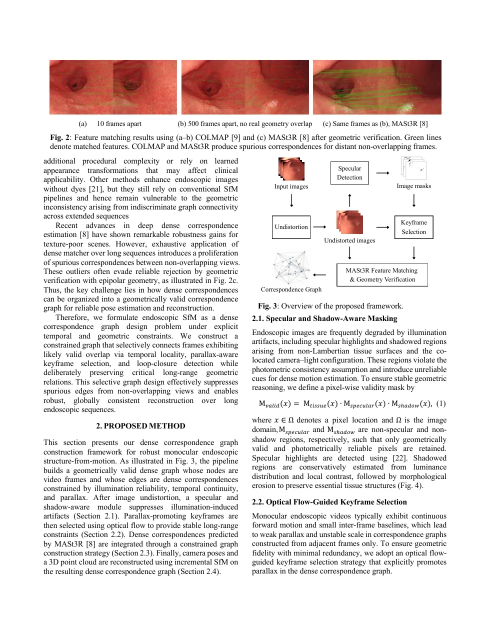
#> input picture figures/paper-1.webp, 980 x 1268 px, found by its file name (shown at 1/2 size); its folder holds 4 pictures in this run
$ python make_demo.py
#> lines starting #> are read from the running program, lines starting #| are printed output that depends on the picture
#!/usr/bin/env python3
"""Build a short paper-faithful demo (no reuse of the old Demov4 file)."""

from __future__ import annotations

import math
import shutil
import subprocess
from pathlib import Path

import numpy as np
import open3d as o3d
from PIL import Image, ImageDraw, ImageFont

ROOT = Path("/home/arthur/EndoCDCG")
DOCS = ROOT / "docs"
FRAMES = ROOT / "tools" / ".cache" / "demo_frames"
W, H, FPS = 1280, 720, 30

INK = (28, 25, 22)
PAPER = (247, 245, 241)
ACCENT = (139, 46, 46)
MUTED = (92, 86, 78)


def font(size: int, bold: bool = False) -> ImageFont.FreeTypeFont:
    candidates = [
        "/usr/share/fonts/truetype/dejavu/DejaVuSerif-Bold.ttf" if bold else "/usr/share/fonts/truetype/dejavu/DejaVuSerif.ttf",
        "/usr/share/fonts/truetype/dejavu/DejaVuSans.ttf",
    ]
    for p in candidates:
        if Path(p).exists():
            return ImageFont.truetype(p, size)
    return ImageFont.load_default()


def slide(lines: list[tuple[str, int, bool]], subtitle: str | None = None) -> Image.Image:
    im = Image.new("RGB", (W, H), PAPER)
    d = ImageDraw.Draw(im)
    d.rectangle((0, 0, 12, H), fill=ACCENT)
    y = 160
    for text, size, bold in lines:
        f = font(size, bold)
        bbox = d.textbbox((0, 0), text, font=f)
        x = (W - (bbox[2] - bbox[0])) // 2
        d.text((x, y), text, font=f, fill=INK)
        y += size + 18
    if subtitle:
        f = font(28, False)
        bbox = d.textbbox((0, 0), subtitle, font=f)
        x = (W - (bbox[2] - bbox[0])) // 2
        d.text((x, H - 90), subtitle, font=f, fill=MUTED)
    return im


def write_still(im: Image.Image, stem: str, seconds: float) -> Path:
    FRAMES.mkdir(parents=True, exist_ok=True)
    path = FRAMES / f"{stem}.png"
    im.save(path)
    n = max(1, int(round(seconds * FPS)))
    seq = FRAMES / stem
    seq.mkdir(exist_ok=True)
    for i in range(n):
        shutil.copy(path, seq / f"{i:04d}.png")
    return seq


def paper_panel(page: int, caption: str, seconds: float) -> Path:
    src = DOCS / "figures" / f"paper-{page}.webp"
    im = Image.new("RGB", (W, H), PAPER)
    fig = Image.open(src).convert("RGB")
    fig.thumbnail((1180, 560))
    im.paste(fig, ((W - fig.width) // 2, 70))
    d = ImageDraw.Draw(im)
    d.rectangle((0, 0, 12, H), fill=ACCENT)
    f = font(26, True)
    d.text((40, 24), caption, font=f, fill=INK)
    return write_still(im, f"paper{page}", seconds)


def parse_pnts(path: Path) -> tuple[np.ndarray, np.ndarray]:
    raw = path.read_bytes()
    n = int.from_bytes(raw[4:8], "little")
    mn = np.frombuffer(raw, dtype="<f4", count=3, offset=8)
    mx = np.frombuffer(raw, dtype="<f4", count=3, offset=20)
    span = np.maximum(mx - mn, 1e-8)
    body = np.frombuffer(raw, dtype="<u2", offset=32).reshape(n, 5)
    xyz = mn + (body[:, :3].astype(np.float64) / 65535.0) * span
    r = body[:, 3] & 0xFF
    g = (body[:, 3] >> 8) & 0xFF
    b = body[:, 4] & 0xFF
    rgb = np.stack([r, g, b], 1).astype(np.float64) / 255.0
    return xyz.astype(np.float32), rgb.astype(np.float32)


def render_orbit(points_bin: Path, gt_glb: Path | None, stem: str, seconds: float, split: bool) -> Path:
    xyz, rgb = parse_pnts(points_bin)
    rng = np.random.default_rng(0)
    if len(xyz) > 80000:
        idx = rng.choice(len(xyz), 80000, replace=False)
        xyz, rgb = xyz[idx], rgb[idx]
    pcd = o3d.geometry.PointCloud()
    pcd.points = o3d.utility.Vector3dVector(xyz.astype(np.float64))
    pcd.colors = o3d.utility.Vector3dVector(rgb.astype(np.float64))

    renderer = o3d.visualization.rendering.OffscreenRenderer(W, H)
    scene = renderer.scene
    scene.set_background([0.07, 0.07, 0.08, 1.0])
    mat = o3d.visualization.rendering.MaterialRecord()
    mat.shader = "defaultUnlit"
    mat.point_size = 2.5
    scene.add_geometry("pcd", pcd, mat)

    if split and gt_glb and gt_glb.exists():
        mesh = o3d.io.read_triangle_mesh(str(gt_glb))
        mesh.compute_vertex_normals()
        mesh.paint_uniform_color([0.85, 0.55, 0.42])
        mm = o3d.visualization.rendering.MaterialRecord()
        mm.shader = "defaultLit"
        mm.base_color = [0.85, 0.55, 0.42, 1.0]
        scene.add_geometry("gt", mesh, mm)

    bounds = pcd.get_axis_aligned_bounding_box()
    center = bounds.get_center()
    extent = max(float(np.linalg.norm(bounds.get_extent())), 1e-3)
    eye0 = center + np.array([0.15 * extent, 0.2 * extent, 1.15 * extent])
    n = max(1, int(round(seconds * FPS)))
    out = FRAMES / stem
    out.mkdir(parents=True, exist_ok=True)
    for i in range(n):
        ang = 2 * math.pi * i / n
        c, s = math.cos(ang), math.sin(ang)
        eye = center + np.array([1.15 * extent * s, 0.18 * extent, 1.15 * extent * c])
        renderer.setup_camera(55.0, center, eye, [0, 1, 0])
        img = renderer.render_to_image()
        Image.fromarray(np.asarray(img)).save(out / f"{i:04d}.png")
    return out


def concat(seqs: list[Path], dest: Path) -> None:
    listfile = FRAMES / "list.txt"
    # encode each seq then concat
    parts = []
    for i, seq in enumerate(seqs):
        mp4 = FRAMES / f"part{i}.mp4"
        subprocess.check_call(
            [
                "ffmpeg", "-y", "-framerate", str(FPS), "-i", str(seq / "%04d.png"),
                "-c:v", "libx264", "-pix_fmt", "yuv420p", "-crf", "20", str(mp4),
            ],
            stdout=subprocess.DEVNULL,
            stderr=subprocess.DEVNULL,
        )
        parts.append(mp4)
    listfile.write_text("".join(f"file '{p}'\n" for p in parts))
    dest.parent.mkdir(parents=True, exist_ok=True)
    subprocess.check_call(
        [
            "ffmpeg", "-y", "-f", "concat", "-safe", "0", "-i", str(listfile),
            "-c:v", "libx264", "-pix_fmt", "yuv420p", "-crf", "22",
            "-movflags", "+faststart", str(dest),
        ]
    )


def main() -> None:
    if FRAMES.exists():
        shutil.rmtree(FRAMES)
    FRAMES.mkdir(parents=True)

    seqs = []
    seqs.append(write_still(
        slide(
            [
                ("IEEE ICIP 2026", 28, True),
                ("Constrained Dense Correspondence Graphs", 36, True),
                ("for Robust Endoscopic Structure-from-Motion", 30, False),
                ("Lin, Han, Yen, Chen  ·  NTU / NTUH", 24, False),
            ]
        ),
        "title",
        4.0,
    ))
#> in slide, `im = Image.new("RGB", (W, H), PAPER)`:
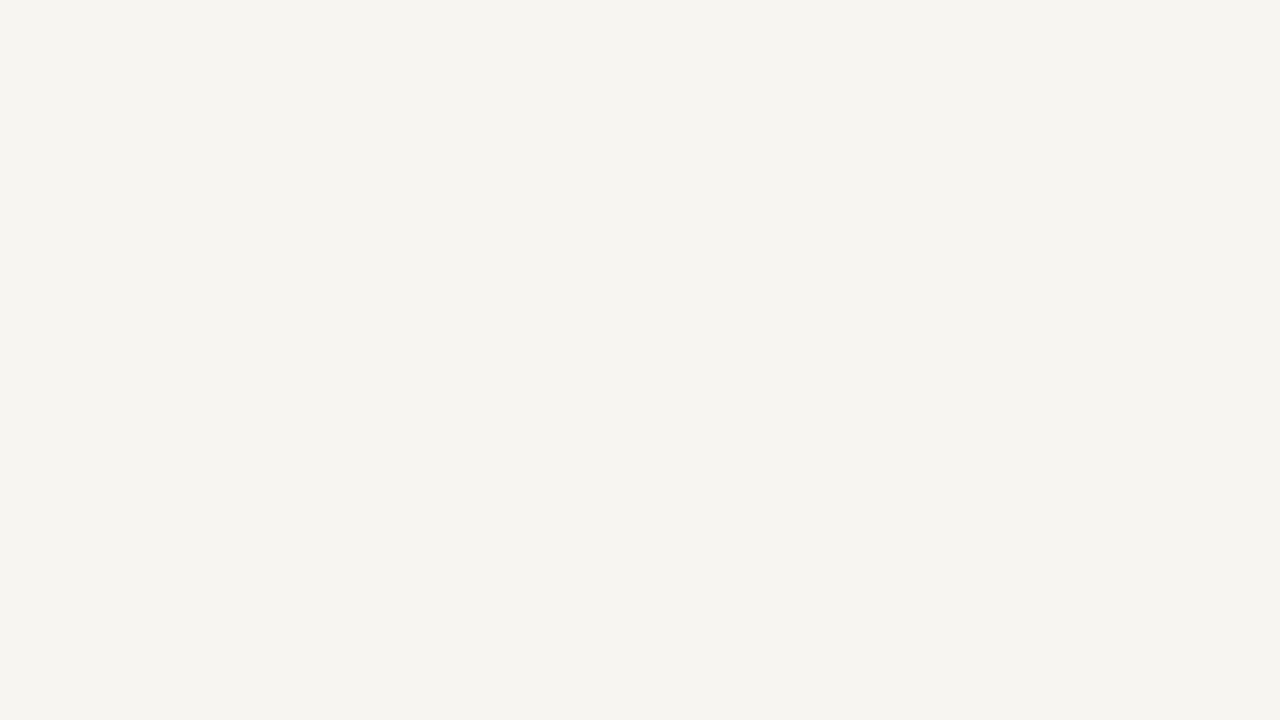
#> im: PIL image 1280x720 RGB; mean R, G, B 247, 245, 241
#> the loop in slide, `for text, size, bold in lines:` made 4 passes
#> (bbox, x) on passes 1 to 4: ((0, 7, 244, 27), 518), ((0, 7, 880, 41), 200), ((0, 5, 700, 34), 290), ((0, 5, 439, 26), 420)
#> after the loop in slide, `for text, size, bold in lines:`: y = 350
    seqs.append(paper_panel(1, "Problem: dense matchers invent edges between non-overlapping views", 5.0))
#> in paper_panel, fig is the input picture: PIL image 980x1268 RGB; mean R, G, B 232.8, 226.2, 224.9
#> call 2 of write_still, with stem = 'paper1', seconds = 5
#> in write_still (call 2), `im.save(path)`:
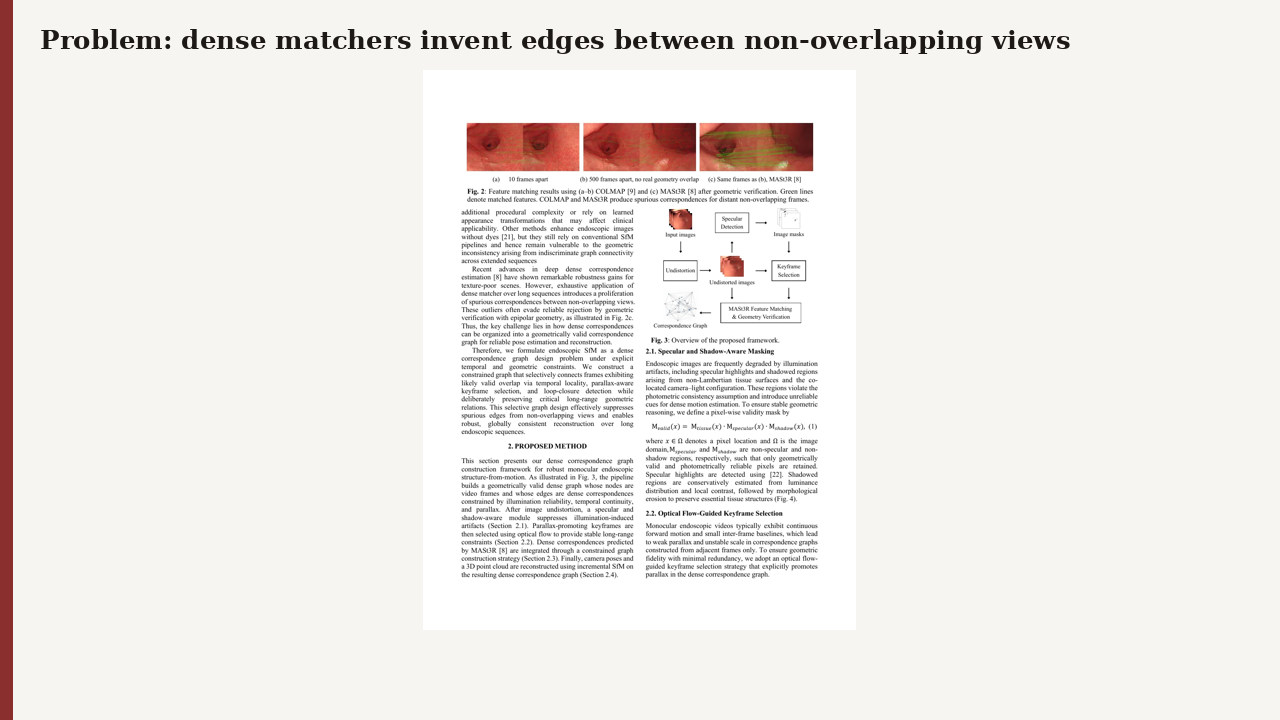
#> saved as paper1.png: PIL image 1280x720 RGB; mean R, G, B 240.5, 236.4, 233.1
    seqs.append(write_still(
        slide(
            [
                ("Constrained graph, not exhaustive matching", 32, True),
                ("E_local   temporal window", 28, False),
                ("E_keyframe   flow-selected parallax", 28, False),
                ("E_loop   CosPlace revisits", 28, False),
                ("Then incremental COLMAP SfM", 28, False),
            ]
        ),
        "method",
        6.0,
    ))
#> the loop in slide (call 2), `for text, size, bold in lines:` made 5 passes
#> (bbox, x) on passes 1 to 5: ((0, 6, 800, 38), 240), ((0, 5, 375, 33), 452), ((0, 5, 505, 33), 387), ((0, 5, 364, 33), 458), ((0, 5, 458, 26), 411)
#> call 3 of write_still, with stem = 'method', seconds = 6
#> in write_still (call 3), `im.save(path)`:
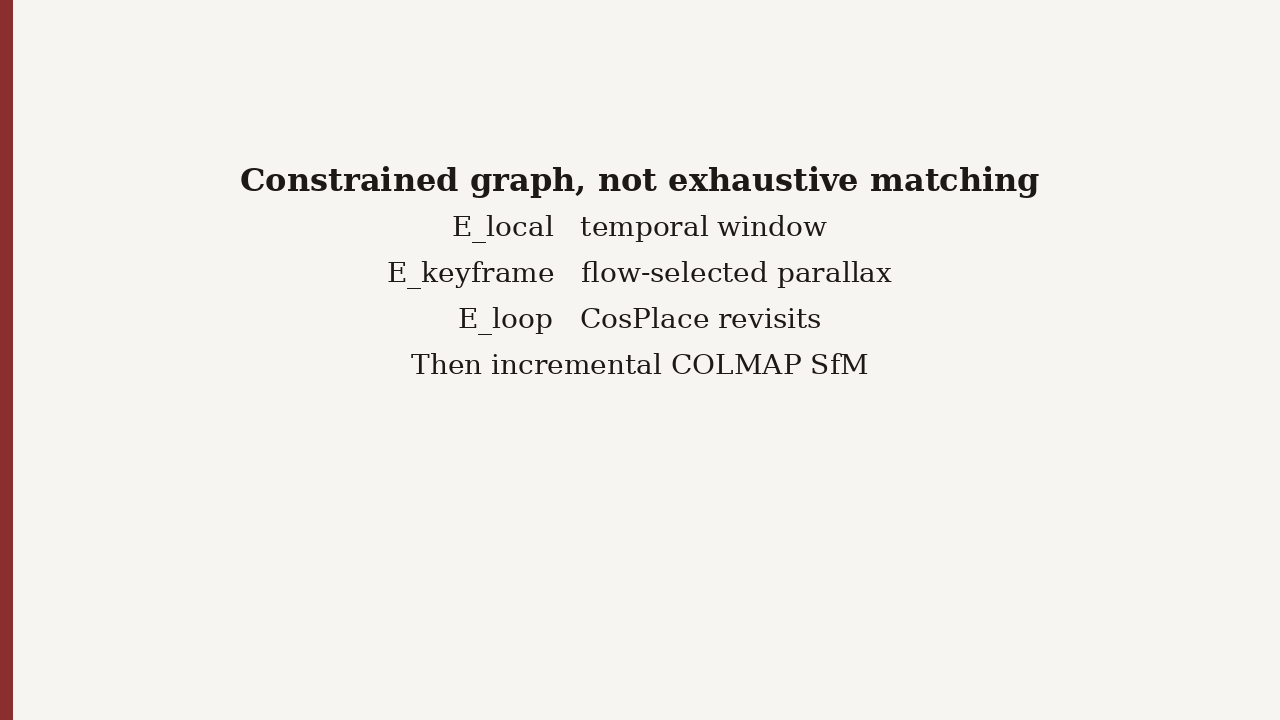
#> saved as method.png: PIL image 1280x720 RGB; mean R, G, B 242.3, 239.4, 235.5
    seqs.append(paper_panel(3, "C3VD: denser clouds, stable trajectories vs COLMAP", 5.0))
#> call 2 of paper_panel, with page = 3, seconds = 5
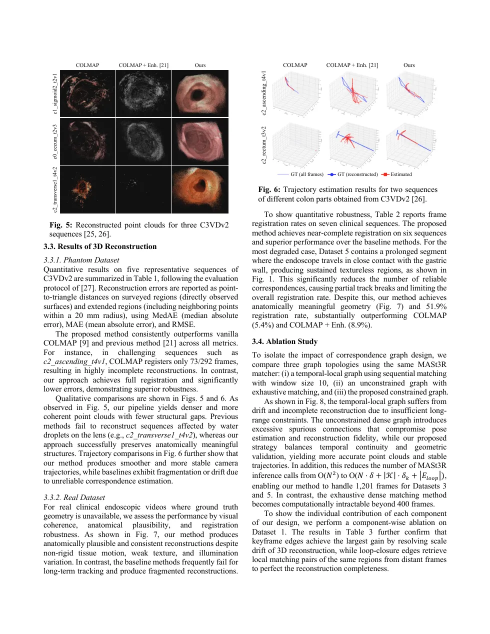
#> input picture figures/paper-3.webp, 980 x 1268 px, found by its file name (shown at 1/2 size)
#> in paper_panel, fig is the input picture: PIL image 980x1268 RGB; mean R, G, B 223.5, 222.5, 222.3
#> in paper_panel (call 2), `fig.thumbnail((1180, 560))`:
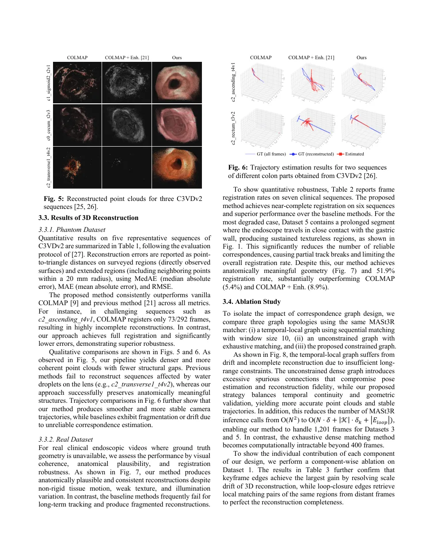
#> fig: PIL image 433x560 RGB; mean R, G, B 223.1, 222.2, 222
#> call 4 of write_still, with stem = 'paper3', seconds = 5
#> in write_still (call 4), `im.save(path)`:
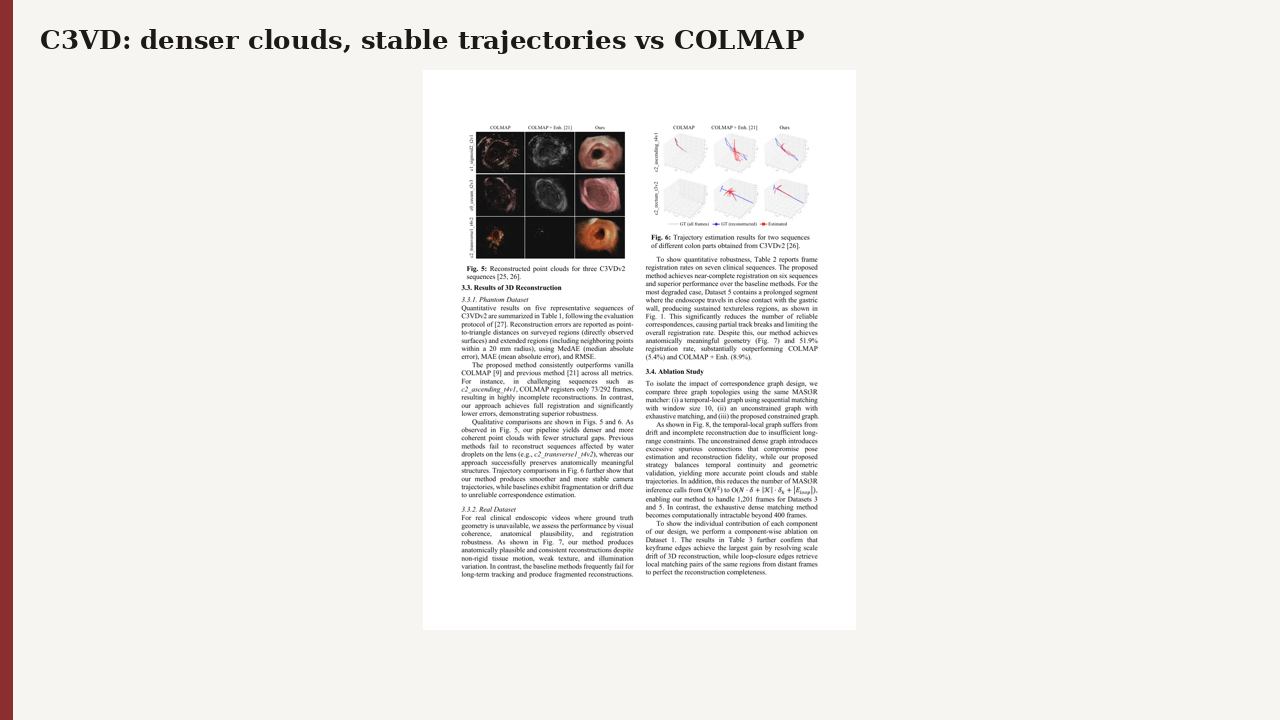
#> saved as paper3.png: PIL image 1280x720 RGB; mean R, G, B 238.5, 235.8, 232.9
    pts = DOCS / "assets/points/c3vd_trans_t4_a_desktop.bin"
    gt = DOCS / "assets/meshes/c3vd_trans_t4_a_gt.glb"
    seqs.append(render_orbit(pts, gt, "orbit", 8.0, split=False))
    seqs.append(write_still(
        slide(
            [
                ("Registration on clinical Dataset 1 (N = 601)", 28, True),
                ("Local only                 2.2%", 32, False),
                ("+ keyframes              98.5%", 32, False),
                ("+ loop closures        99.7%", 32, True),
            ],
            subtitle="Interactive reconstructions: pianoholic0120.github.io/EndoCDCG/",
        ),
        "numbers",
        6.0,
    ))
    qr = Image.open(DOCS / "qr/endocdcg.png").convert("RGB").resize((220, 220))
    end = slide(
        [
            ("See the reconstructions in 3D", 34, True),
            ("https://pianoholic0120.github.io/EndoCDCG/", 24, False),
        ]
    )
    end.paste(qr, ((W - 220) // 2, 420))
    seqs.append(write_still(end, "end", 4.0))

    dest = DOCS / "video" / "demo.mp4"
    concat(seqs, dest)
    subprocess.check_call(
        ["ffmpeg", "-y", "-ss", "1", "-i", str(dest), "-frames:v", "1", "-q:v", "4", str(DOCS / "video" / "poster.jpg")],
        stdout=subprocess.DEVNULL,
        stderr=subprocess.DEVNULL,
    )
    print("wrote", dest, dest.stat().st_size)


if __name__ == "__main__":
#> (the run stopped early here; a loop or call above may not have finished)
